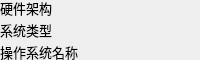
        <widget class="QWidget" name="verticalWidget" native="true">
         <property name="minimumSize">
          <size>
           <width>0</width>
           <height>60</height>
          </size>
         </property>
         <property name="maximumSize">
          <size>
           <width>16777215</width>
           <height>60</height>
          </size>
         </property>
         <layout class="QVBoxLayout" name="verticalLayout">
          <property name="leftMargin">
           <number>0</number>
          </property>
          <property name="topMargin">
           <number>0</number>
          </property>
          <property name="rightMargin">
           <number>0</number>
          </property>
          <property name="bottomMargin">
           <number>0</number>
          </property>
          <item>
           <widget class="QLabel" name="label_11">
            <property name="font">
             <font>
              <family>OPPOSans B</family>
              <pointsize>10</pointsize>
              <stylestrategy>PreferAntialias</stylestrategy>
             </font>
            </property>
            <property name="text">
             <string>硬件架构</string>
            </property>
           </widget>
          </item>
          <item>
           <widget class="QLabel" name="label_8">
            <property name="font">
             <font>
              <family>OPPOSans B</family>
              <pointsize>10</pointsize>
              <stylestrategy>PreferAntialias</stylestrategy>
             </font>
            </property>
            <property name="text">
             <string>系统类型</string>
            </property>
           </widget>
          </item>
          <item>
           <widget class="QLabel" name="label_10">
            <property name="font">
             <font>
              <family>OPPOSans B</family>
              <pointsize>10</pointsize>
              <stylestrategy>PreferAntialias</stylestrategy>
             </font>
            </property>
            <property name="text">
             <string>操作系统名称</string>
            </property>
           </widget>
          </item>
         </layout>
        </widget>
